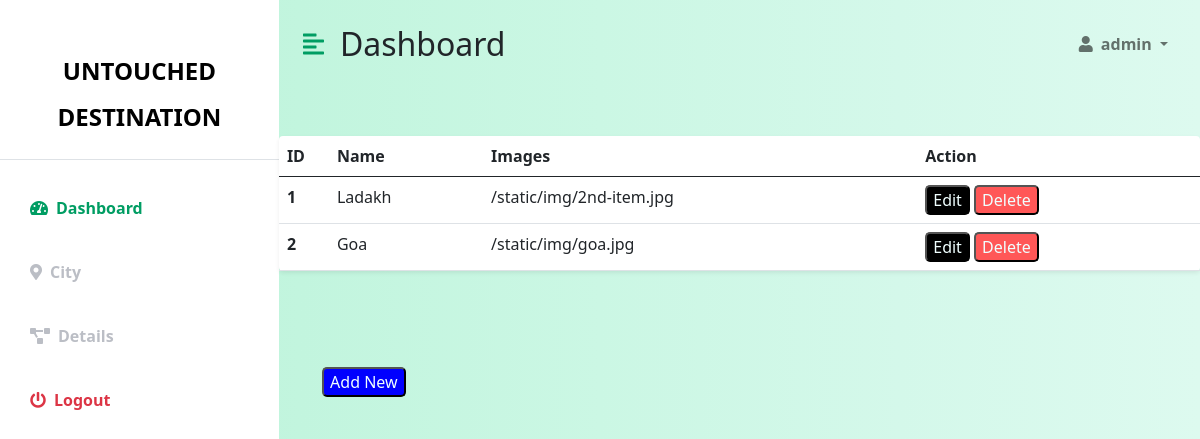
/admin_city (signed in), run on the app's committed database.
### app.py (models this page shows, shortened)
class city(db.Model):
    id = db.Column(db.Integer, primary_key = True)
    name = db.Column(db.String(150))
    img=db.Column(db.String(100))

### app.py (the view)
@app.route('/admin_city')
def admin_city():
    if 'user' in session:
        rows=city.query.all()
        l=[]
        result=[]
        for stm in rows:
            l.extend([stm.id,stm.name,stm.img])
            result.append(l)
            l=[]
    else:
        return render_template("/admin_login.html")
    return render_template("/admin.html",name=session['user'],res=result)

### templates/admin.html (shortened to what this page needs)
<!DOCTYPE html>
<html lang="en">
<head>
    <link href="https://cdn.jsdelivr.net/npm/bootstrap@5.0.0-beta3/dist/css/bootstrap.min.css" rel="stylesheet" />
    <link rel="stylesheet" href="https://cdnjs.cloudflare.com/ajax/libs/font-awesome/5.15.3/css/all.min.css" />
</head>
<body>
    <div class="d-flex" id="wrapper">
        <div class="bg-white" id="sidebar-wrapper">
            <div class="sidebar-heading text-center py-4 primary-text fs-4 fw-bold text-uppercase border-bottom"><font color="black">Untouched Destination</font></div>
            <div class="list-group list-group-flush my-3">
                <a href="#" class="list-group-item list-group-item-action bg-transparent second-text active"><i
                        class="fas fa-tachometer-alt me-2"></i>Dashboard</a>
                <a href="/admin_city" class="list-group-item list-group-item-action bg-transparent second-text fw-bold"><i
                        class="fas fa-map-marker-alt me-2"></i>City</a>
                <a href="/admin_dashboard" class="list-group-item list-group-item-action bg-transparent second-text fw-bold"><i
                        class="fas fa-project-diagram me-2"></i>Details</a>
                <a href="/admin_logout'" class="list-group-item list-group-item-action bg-transparent text-danger fw-bold"><i
                        class="fas fa-power-off me-2"></i>Logout</a>
            </div>
        </div>
        <div id="page-content-wrapper">
            <nav class="navbar navbar-expand-lg navbar-light bg-transparent py-4 px-4">
                <div class="d-flex align-items-center">
                    <i class="fas fa-align-left primary-text fs-4 me-3" id="menu-toggle"></i>
                    <h2 class="fs-2 m-0">Dashboard</h2>
                </div>
                <div class="collapse navbar-collapse" id="navbarSupportedContent">
                    <ul class="navbar-nav ms-auto mb-2 mb-lg-0">
                        <li class="nav-item dropdown">
                            <a class="nav-link dropdown-toggle second-text fw-bold" href="#" id="navbarDropdown"
                                role="button" data-bs-toggle="dropdown" aria-expanded="false">
                                <i class="fas fa-user me-2"></i>{{name}}
                            </a>
                        </li>
                    </ul>
                </div>
            </nav>
                <div class="row my-5">
                    <div class="col">
                        <table class="table bg-white rounded shadow-sm  table-hover">
                            <thead>
                                <tr>
                                    <th scope="col" width="50">ID</th>
                                    <th scope="col">Name</th>
                                    <th scope="col">Images</th>
                                    <th scope="col">Action</th>
                                </tr>
                            </thead>
                            <tbody>
                              {% for row in res %}
                                <tr>
                                    <th scope="row">{{row[0]}}</th>
                                    <td>{{row[1]}}</td>
                                    <td>{{row[2]}}</td>
                                    <form method="post" action="/admin_citydetails/{{row[0]}}">
                                    <td><button style="background-color: black; color: azure; border-radius: 5px;" name="edit" value="edit" >Edit</button>
                                      <button class="start-btn" style="background-color: #ff5757; color: azure; border-radius: 5px;"><a href="#"> Delete </a></button></td>
                                    </div>
                                {% endfor %}
                        <form method="post" action="/admin_addcity">
                        <button style="background-color: blue; color: azure; border-radius: 5px;" id="an" name="new" value="new">Add New</button>
                      </form>
                      </div>
                </div>
</body>
</html>

### templates/admin.html (style rules this page uses)
:root { --main-bg-color: #009d63; --main-text-color: #009d63; --second-text-color: #bbbec5; --second-bg-color: #c1efde; }
.primary-text { color: var(--main-text-color); }
.second-text { color: var(--second-text-color); }
#wrapper { overflow-x: hidden; background-image: linear-gradient( to right, #baf3d7, #c2f5de, #cbf7e4, #d4f8ea, #ddfaef ); }
#sidebar-wrapper { min-height: 100vh; margin-left: -15rem; -webkit-transition: margin 0.25s ease-out; -moz-transition: margin 0.25s ease-out; -o-transition: margin 0.25s ease-out; transition: margin 0.25s ease-out; }
#sidebar-wrapper .sidebar-heading { padding: 0.875rem 1.25rem; font-size: 1.2rem; }
#sidebar-wrapper .list-group { width: 15rem; }
#page-content-wrapper { min-width: 100vw; }
#menu-toggle { cursor: pointer; }
.list-group-item { border: none; padding: 20px 30px; }
.list-group-item.active { background-color: transparent; color: var(--main-text-color); font-weight: bold; border: none; }
@media (min-width: 768px) { #sidebar-wrapper { margin-left: 0; } }
@media (min-width: 768px) { #page-content-wrapper { min-width: 0; width: 100%; } }
#an { margin-top: 5rem; margin-left: 2.7rem; }
.start-btn a { color: azure; text-decoration: none; }

### data on the page
city: id "1", name "Ladakh", img "/static/img/2nd-item.jpg"
city: id "2", name "Goa", img "/static/img/goa.jpg"

### other printed values
{{ name }} "admin"
